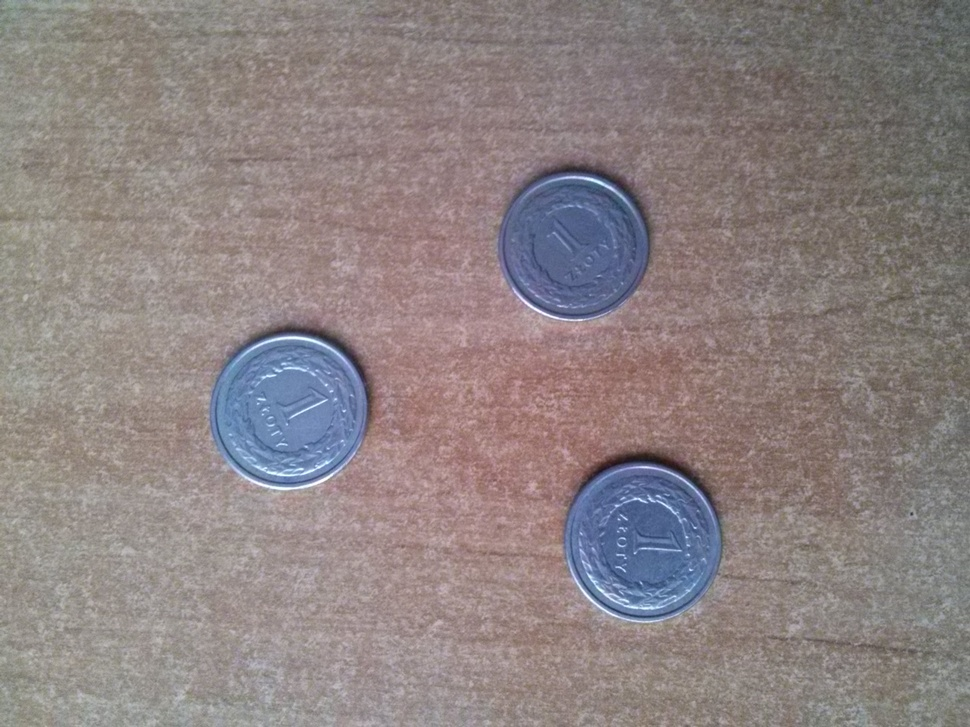
#> input picture zdjecia/1280 x 960/CAM01162.jpg, 970 x 727 px, shrunk from 1280 x 960 before the run
$ python -i 'Rozpoznanie nominału monet - knnMatch.py'   (imports and definitions only)   (older library calls are emulated)
#> lines starting #> are read from the running program, lines starting #| are printed output that depends on the picture; after the words box and inside, x2 and y2 are one past the last pixel; in counts of white or black regions, pixels touching at a corner belong together
import cv2
from matplotlib import pyplot as plt
import numpy as np
import os
import gc


def progowanie(image):
    print("\tTrwa wykrywanie konturow...")

    gray = cv2.cvtColor(image, cv2.COLOR_RGB2GRAY)
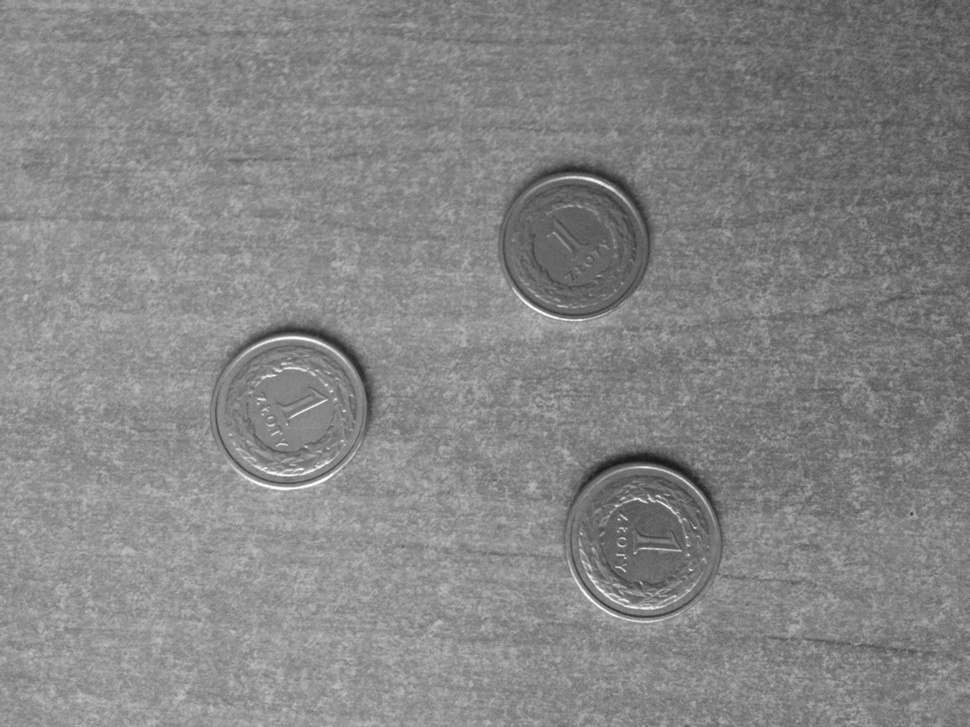
#> gray: shape (727, 970); min 22, max 255, mean 133.1

    blurred = cv2.GaussianBlur(gray, (5, 5), 0)

    canny = cv2.Canny(blurred, 50, 100)
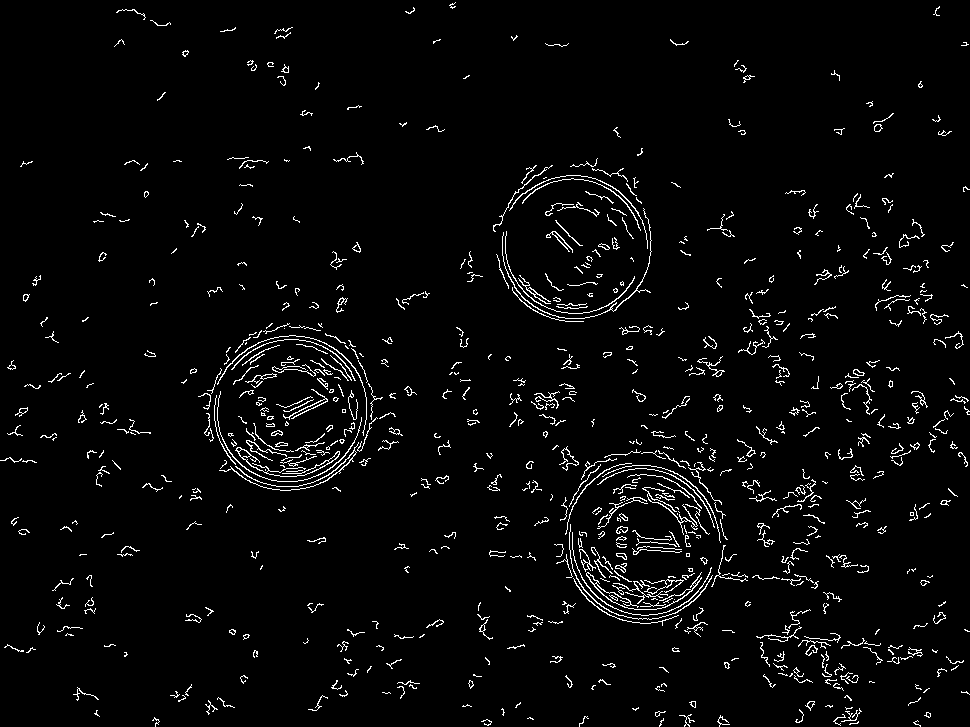
#> canny: shape (727, 970); 3.3% white in thin lines or dots

    print("\tKoniec wykrywania konturow.")
    return canny


# [144 lines left out: function main, not called in this run]


# [1 line not run here, left out]

>>> import cv2
>>> picture = cv2.cvtColor(cv2.imread('zdjecia/1280 x 960/CAM01162.jpg'), cv2.COLOR_BGR2RGB)
>>> result = progowanie(picture)

$ run again, on zdjecia/1280 x 960/CAM01195.jpg
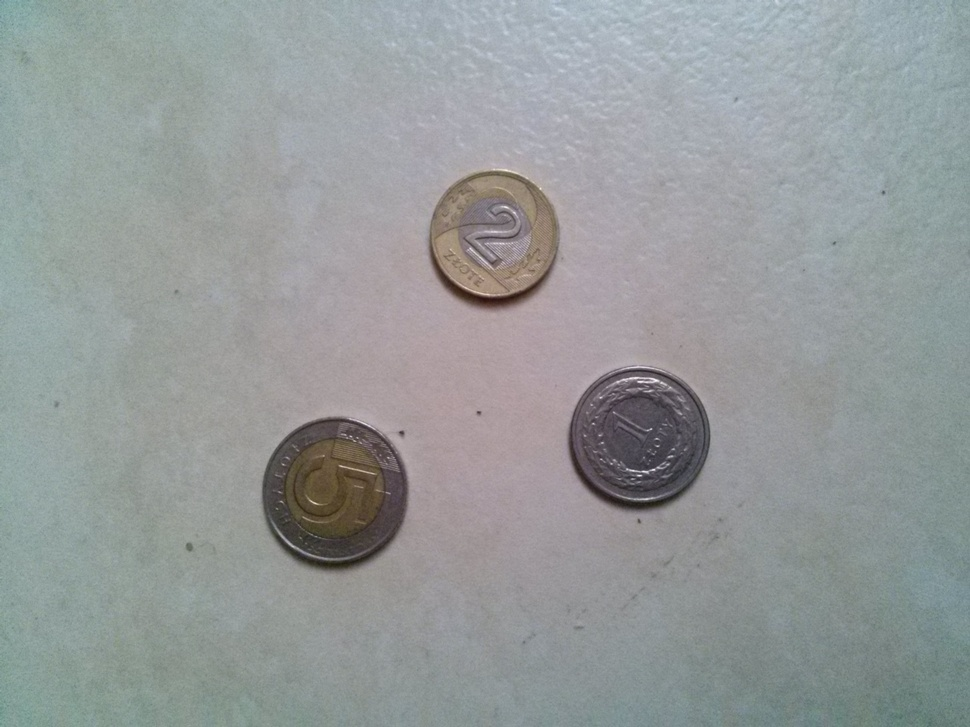
#> input picture zdjecia/1280 x 960/CAM01195.jpg, 970 x 727 px, shrunk from 1280 x 960 before the run
#> in progowanie, `canny = cv2.Canny(blurred, 50, 100)`:
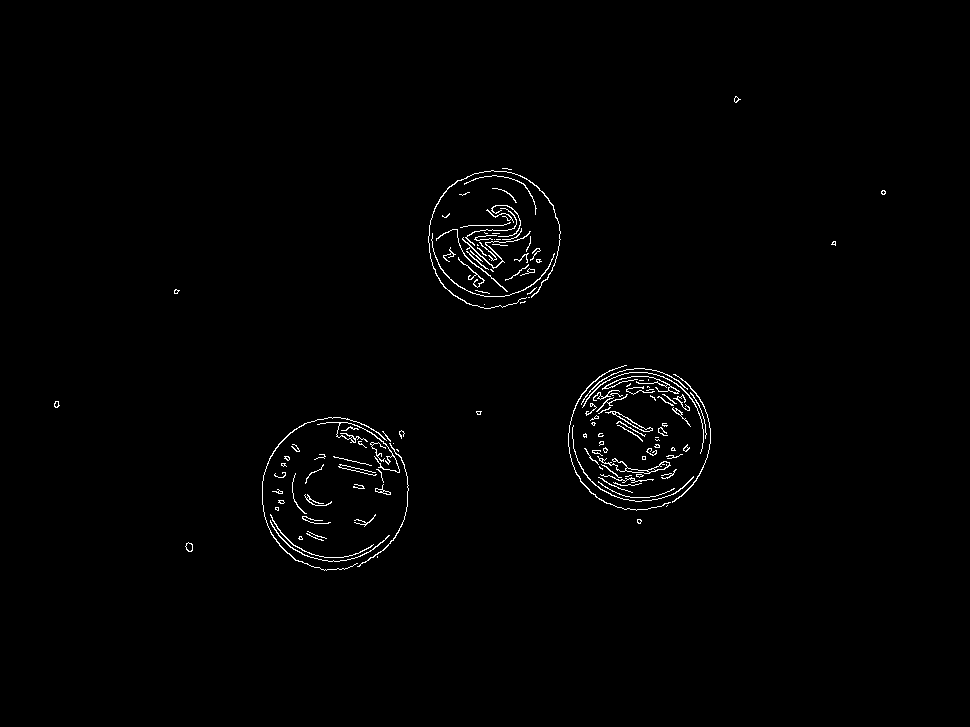
#> canny: shape (727, 970); 0.99% white in thin lines or dots, all inside (x1, y1, x2, y2) = (54, 96, 886, 571)

$ run again, on zdjecia/1280 x 960/CAM01234.jpg
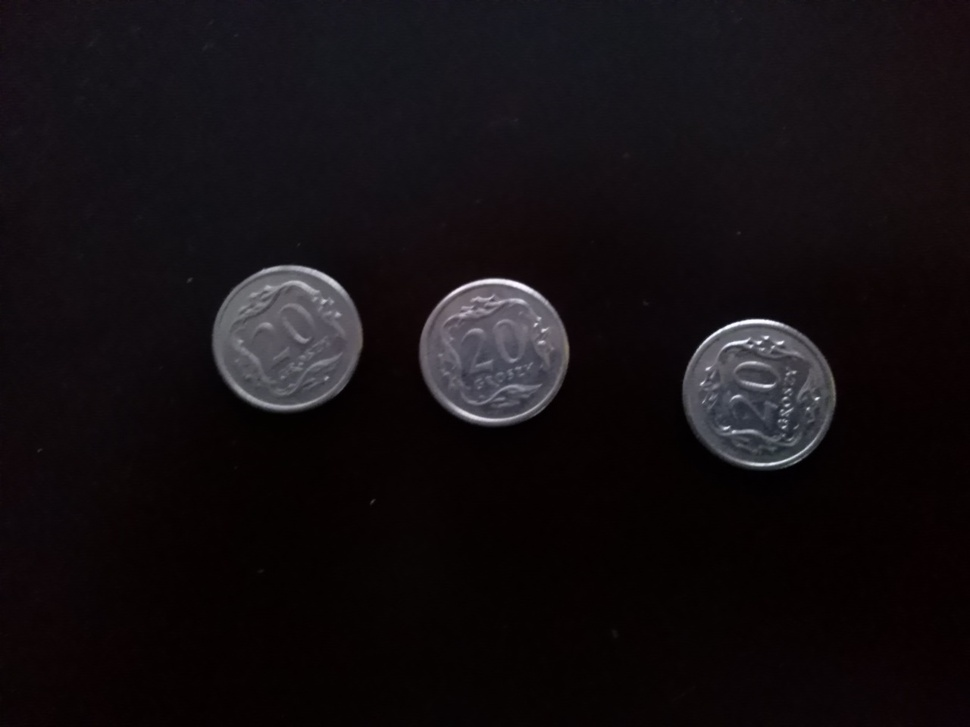
#> input picture zdjecia/1280 x 960/CAM01234.jpg, 970 x 727 px, shrunk from 1280 x 960 before the run
#> in progowanie, `canny = cv2.Canny(blurred, 50, 100)`:
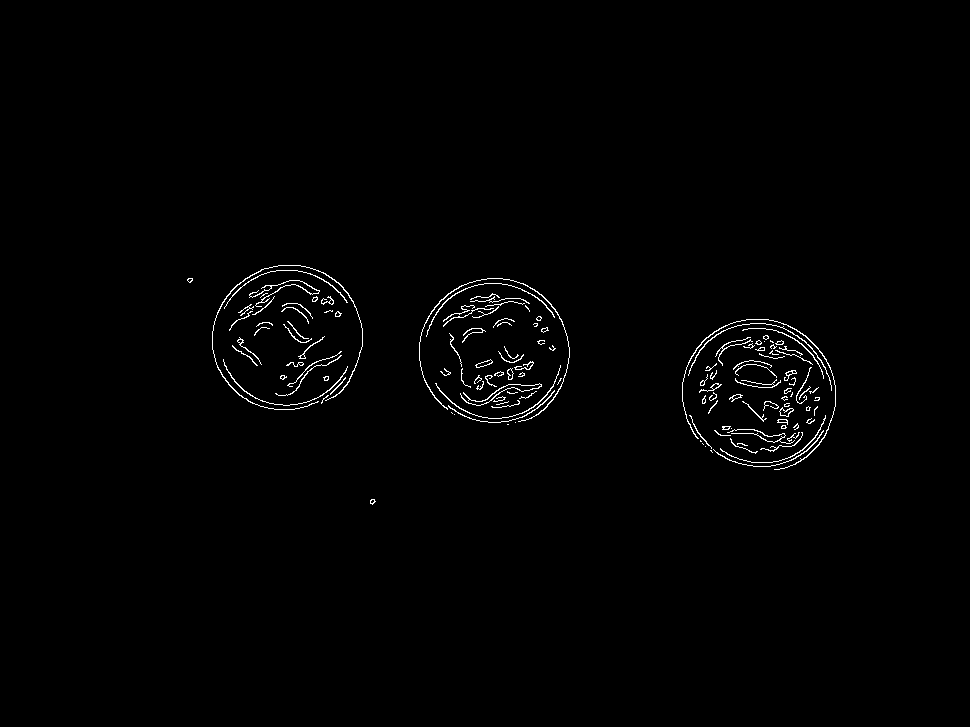
#> canny: shape (727, 970); 1% white in thin lines or dots, all inside (x1, y1, x2, y2) = (187, 265, 836, 505)

$ run again, on zdjecia/1280 x 960/CAM01241.jpg
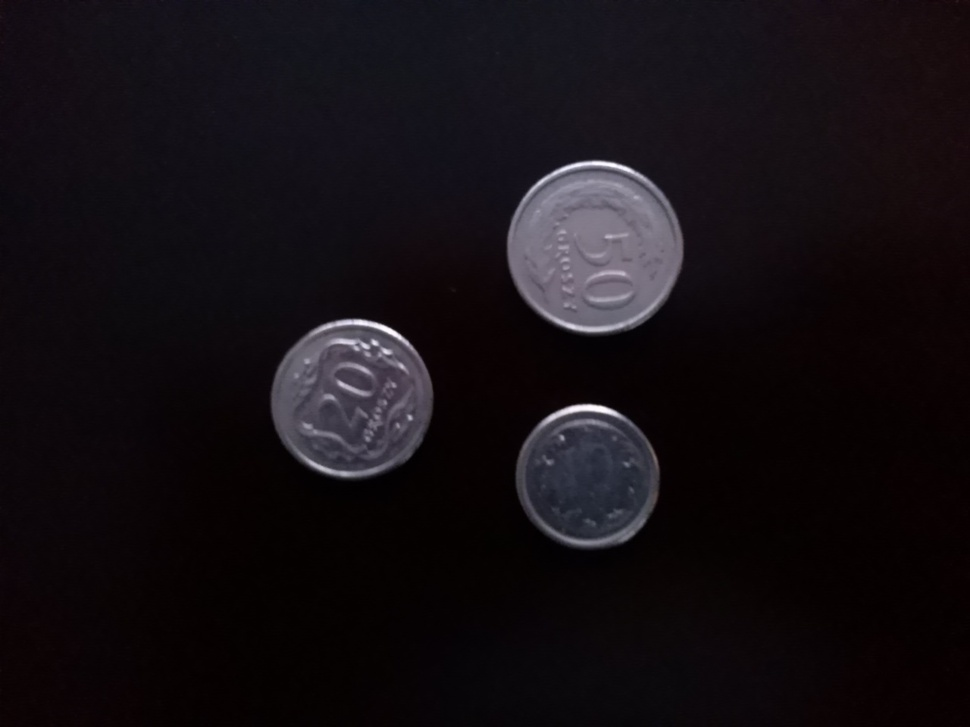
#> input picture zdjecia/1280 x 960/CAM01241.jpg, 970 x 727 px, shrunk from 1280 x 960 before the run
#> in progowanie, `canny = cv2.Canny(blurred, 50, 100)`:
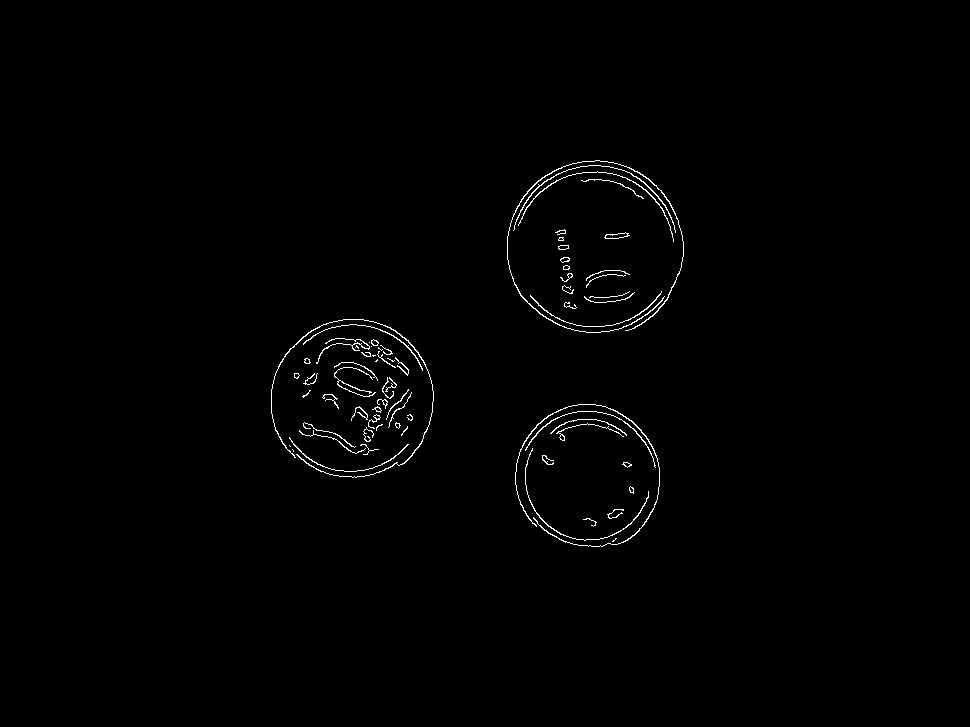
#> canny: shape (727, 970); 0.79% white in thin lines or dots, all inside (x1, y1, x2, y2) = (271, 160, 684, 547)
